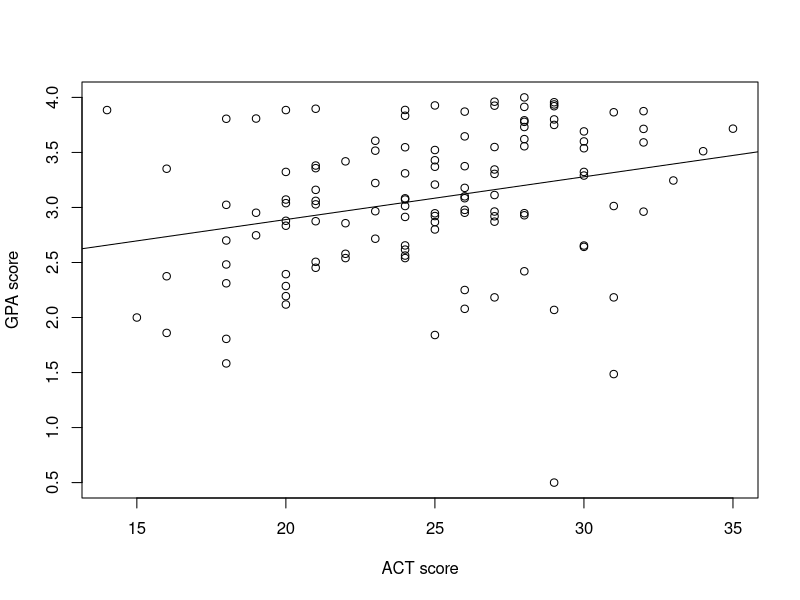

Reproduce this figure in R.
data <- read.table("Data_HW1_Problem3.txt", header = FALSE, as.is =TRUE)
names(data) <- c("GPA","ACT")
head(data)
lm1 <- lm(data$GPA ~ data$ACT)
plot(data$ACT,data$GPA,xlab="ACT score",ylab="GPA score")
abline(lm1$coefficients[1],lm1$coefficients[2])
Y_30 = lm1$coefficients[1]+lm1$coefficients[2]*30
Y_30
Y_1 = lm1$coefficients[2]*1
Y_1
sum(lm1$residuals)
sigma2 <- sum(lm1$residuals^2)/lm1$df.residual
sigma2
sigma <- sqrt(sigma2)
sigma
